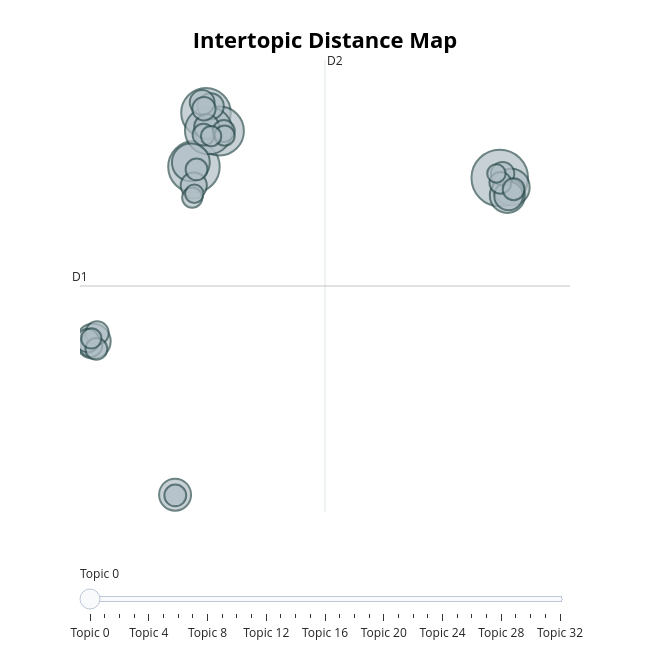

The notebook cell this image was saved under:
### Code cell
fig = topic_model.visualize_topics()
fig.write_html(f'{model_name}/bertopic-intertopic-distance.html')
fig.show()

### Figure 1 — Plotly figure (JSON) as saved in the notebook; plotly's stock layout.template omitted (floating-point values rounded to 4 significant figures)
{"data": [{"customdata": [[0, "manager | said | customer | store | rude", 47], [1, "sandwich | store | times | service | bacon", 39], [2, "organic | pay | chai | tea | mocha", 36], [3, "customer | stores | service | locations | store", 35], [4, "service | customer | order | time | people", 33], [5, "clean | tables | dirty | floor | restroom", 21], [6, "manager | told | 00 | went | store", 20], [7, "cheese | asked | said | milk | cream cheese", 18], [8, "card | app | chase | money | service", 18], [9, "stars | rewards | bonus | bonus stars | free", 15], [10, "cop | manager | age | woman | seat", 12], [11, "time | 30 | morning | sitting | minutes", 10], [12, "quantity | venti | foam | choices | customer", 10], [13, "bags | holiday | stickers | christmas | ago", 9], [14, "espresso | tall | wanted | small | said", 9], [15, "account | credit | card | paypal | money", 8], [16, "tea | label | lemonade | cover | cup", 8], [17, "purchase | stars | receipt | credit | customer", 8], [18, "iced | caramel | ice | latte | syrup", 8], [19, "card | gift | gift card | cards | birthday", 8], [20, "embarrassed | cookies | fresh | muddy | sunrise", 7], [21, "balance | card | account | gift | transfer", 7], [22, "grande | venti | ordered | ordered venti | cups", 7], [23, "loud | music | place | impossible | music way", 7], [24, "location | tracy | camp verde | camp | verde", 7], [25, "stars | program | free | customers | new", 7], [26, "mask | straws | okay | staff | sugar", 7], [27, "line | minutes | lines | stood | drive line", 6], [28, "temperature | cold | degrees | uncomfortable | ac", 6], [29, "order | 12 | called | days | received", 6], [30, "tip | leave | shots | vente shots | gregorio", 6], [31, "wait | waited 30 | time wait | unacceptable | waited", 5], [32, "parking | car | animal | enforce | handicapped", 5]], "hovertemplate": "<b>Topic %{customdata[0]}</b><br>%{customdata[1]}<br>Size: %{customdata[2]}", "legendgroup": "", "marker": {"color": "#B0BEC5", "line": {"color": "DarkSlateGrey", "width": 2}, "size": [47, 39, 36, 35, 33, 21, 20, 18, 18, 15, 12, 10, 10, 9, 9, 8, 8, 8, 8, 8, 7, 7, 7, 7, 7, 7, 7, 6, 6, 6, 6, 5, 5], "sizemode": "area", "sizeref": 0.02937, "symbol": "circle"}, "mode": "markers", "name": "", "orientation": "v", "showlegend": false, "type": "scatter", "x": [24.68, 3.816, 4.636, 5.558, 4.819, 3.606, 25.47, 25.2, -3.06, 2.529, 25.29, 3.804, 4.963, 4.376, 4.681, -3.233, 24.88, -2.794, 4.498, -3.442, 4.47, -2.84, 24.73, 5.853, 25.63, 2.543, 3.994, 3.699, 5.908, -3.185, 4.989, 3.841, 24.45], "xaxis": "x", "y": [9.431, 9.943, 12.42, 11.58, 11.6, 10.14, 9.015, 8.64, 1.981, -5.024, 8.617, 9.09, 12.71, 12.89, 11.77, 1.799, 9.635, 2.361, 12.6, 2.007, 11.41, 1.632, 9.212, 11.58, 8.92, -5.055, 9.827, 8.538, 11.37, 2.108, 11.34, 8.714, 9.637], "yaxis": "y"}], "layout": {"annotations": [{"showarrow": false, "text": "D1", "x": -3.959, "y": 4.503, "yshift": 10}, {"showarrow": false, "text": "D2", "x": 12.76, "xshift": 10, "y": 14.82}], "height": 650, "hoverlabel": {"bgcolor": "white", "font": {"family": "Rockwell", "size": 16}}, "legend": {"itemsizing": "constant", "tracegroupgap": 0}, "margin": {"t": 60}, "shapes": [{"line": {"color": "#CFD8DC", "width": 2}, "type": "line", "x0": 12.76, "x1": 12.76, "y0": -5.814, "y1": 14.82}, {"line": {"color": "#9E9E9E", "width": 2}, "type": "line", "x0": -3.959, "x1": 29.48, "y0": 4.503, "y1": 4.503}], "sliders": [{"active": 0, "pad": {"t": 50}, "steps": [{"args": [{"marker.color": [["red", "#B0BEC5", "#B0BEC5", "#B0BEC5", "#B0BEC5", "#B0BEC5", "#B0BEC5", "#B0BEC5", "#B0BEC5", "#B0BEC5", "#B0BEC5", "#B0BEC5", "#B0BEC5", "#B0BEC5", "#B0BEC5", "#B0BEC5", "#B0BEC5", "#B0BEC5", "#B0BEC5", "#B0BEC5", "#B0BEC5", "#B0BEC5", "#B0BEC5", "#B0BEC5", "#B0BEC5", "#B0BEC5", "#B0BEC5", "#B0BEC5", "#B0BEC5", "#B0BEC5", "#B0BEC5", "#B0BEC5", "#B0BEC5"]]}], "label": "Topic 0", "method": "update"}, {"args": [{"marker.color": [["#B0BEC5", "red", "#B0BEC5", "#B0BEC5", "#B0BEC5", "#B0BEC5", "#B0BEC5", "#B0BEC5", "#B0BEC5", "#B0BEC5", "#B0BEC5", "#B0BEC5", "#B0BEC5", "#B0BEC5", "#B0BEC5", "#B0BEC5", "#B0BEC5", "#B0BEC5", "#B0BEC5", "#B0BEC5", "#B0BEC5", "#B0BEC5", "#B0BEC5", "#B0BEC5", "#B0BEC5", "#B0BEC5", "#B0BEC5", "#B0BEC5", "#B0BEC5", "#B0BEC5", "#B0BEC5", "#B0BEC5", "#B0BEC5"]]}], "label": "Topic 1", "method": "update"}, {"args": [{"marker.color": [["#B0BEC5", "#B0BEC5", "red", "#B0BEC5", "#B0BEC5", "#B0BEC5", "#B0BEC5", "#B0BEC5", "#B0BEC5", "#B0BEC5", "#B0BEC5", "#B0BEC5", "#B0BEC5", "#B0BEC5", "#B0BEC5", "#B0BEC5", "#B0BEC5", "#B0BEC5", "#B0BEC5", "#B0BEC5", "#B0BEC5", "#B0BEC5", "#B0BEC5", "#B0BEC5", "#B0BEC5", "#B0BEC5", "#B0BEC5", "#B0BEC5", "#B0BEC5", "#B0BEC5", "#B0BEC5", "#B0BEC5", "#B0BEC5"]]}], "label": "Topic 2", "method": "update"}, {"args": [{"marker.color": [["#B0BEC5", "#B0BEC5", "#B0BEC5", "red", "#B0BEC5", "#B0BEC5", "#B0BEC5", "#B0BEC5", "#B0BEC5", "#B0BEC5", "#B0BEC5", "#B0BEC5", "#B0BEC5", "#B0BEC5", "#B0BEC5", "#B0BEC5", "#B0BEC5", "#B0BEC5", "#B0BEC5", "#B0BEC5", "#B0BEC5", "#B0BEC5", "#B0BEC5", "#B0BEC5", "#B0BEC5", "#B0BEC5", "#B0BEC5", "#B0BEC5", "#B0BEC5", "#B0BEC5", "#B0BEC5", "#B0BEC5", "#B0BEC5"]]}], "label": "Topic 3", "method": "update"}, {"args": [{"marker.color": [["#B0BEC5", "#B0BEC5", "#B0BEC5", "#B0BEC5", "red", "#B0BEC5", "#B0BEC5", "#B0BEC5", "#B0BEC5", "#B0BEC5", "#B0BEC5", "#B0BEC5", "#B0BEC5", "#B0BEC5", "#B0BEC5", "#B0BEC5", "#B0BEC5", "#B0BEC5", "#B0BEC5", "#B0BEC5", "#B0BEC5", "#B0BEC5", "#B0BEC5", "#B0BEC5", "#B0BEC5", "#B0BEC5", "#B0BEC5", "#B0BEC5", "#B0BEC5", "#B0BEC5", "#B0BEC5", "#B0BEC5", "#B0BEC5"]]}], "label": "Topic 4", "method": "update"}, {"args": [{"marker.color": [["#B0BEC5", "#B0BEC5", "#B0BEC5", "#B0BEC5", "#B0BEC5", "red", "#B0BEC5", "#B0BEC5", "#B0BEC5", "#B0BEC5", "#B0BEC5", "#B0BEC5", "#B0BEC5", "#B0BEC5", "#B0BEC5", "#B0BEC5", "#B0BEC5", "#B0BEC5", "#B0BEC5", "#B0BEC5", "#B0BEC5", "#B0BEC5", "#B0BEC5", "#B0BEC5", "#B0BEC5", "#B0BEC5", "#B0BEC5", "#B0BEC5", "#B0BEC5", "#B0BEC5", "#B0BEC5", "#B0BEC5", "#B0BEC5"]]}], "label": "Topic 5", "method": "update"}, {"args": [{"marker.color": [["#B0BEC5", "#B0BEC5", "#B0BEC5", "#B0BEC5", "#B0BEC5", "#B0BEC5", "red", "#B0BEC5", "#B0BEC5", "#B0BEC5", "#B0BEC5", "#B0BEC5", "#B0BEC5", "#B0BEC5", "#B0BEC5", "#B0BEC5", "#B0BEC5", "#B0BEC5", "#B0BEC5", "#B0BEC5", "#B0BEC5", "#B0BEC5", "#B0BEC5", "#B0BEC5", "#B0BEC5", "#B0BEC5", "#B0BEC5", "#B0BEC5", "#B0BEC5", "#B0BEC5", "#B0BEC5", "#B0BEC5", "#B0BEC5"]]}], "label": "Topic 6", "method": "update"}, {"args": [{"marker.color": [["#B0BEC5", "#B0BEC5", "#B0BEC5", "#B0BEC5", "#B0BEC5", "#B0BEC5", "#B0BEC5", "red", "#B0BEC5", "#B0BEC5", "#B0BEC5", "#B0BEC5", "#B0BEC5", "#B0BEC5", "#B0BEC5", "#B0BEC5", "#B0BEC5", "#B0BEC5", "#B0BEC5", "#B0BEC5", "#B0BEC5", "#B0BEC5", "#B0BEC5", "#B0BEC5", "#B0BEC5", "#B0BEC5", "#B0BEC5", "#B0BEC5", "#B0BEC5", "#B0BEC5", "#B0BEC5", "#B0BEC5", "#B0BEC5"]]}], "label": "Topic 7", "method": "update"}, {"args": [{"marker.color": [["#B0BEC5", "#B0BEC5", "#B0BEC5", "#B0BEC5", "#B0BEC5", "#B0BEC5", "#B0BEC5", "#B0BEC5", "red", "#B0BEC5", "#B0BEC5", "#B0BEC5", "#B0BEC5", "#B0BEC5", "#B0BEC5", "#B0BEC5", "#B0BEC5", "#B0BEC5", "#B0BEC5", "#B0BEC5", "#B0BEC5", "#B0BEC5", "#B0BEC5", "#B0BEC5", "#B0BEC5", "#B0BEC5", "#B0BEC5", "#B0BEC5", "#B0BEC5", "#B0BEC5", "#B0BEC5", "#B0BEC5", "#B0BEC5"]]}], "label": "Topic 8", "method": "update"}, {"args": [{"marker.color": [["#B0BEC5", "#B0BEC5", "#B0BEC5", "#B0BEC5", "#B0BEC5", "#B0BEC5", "#B0BEC5", "#B0BEC5", "#B0BEC5", "red", "#B0BEC5", "#B0BEC5", "#B0BEC5", "#B0BEC5", "#B0BEC5", "#B0BEC5", "#B0BEC5", "#B0BEC5", "#B0BEC5", "#B0BEC5", "#B0BEC5", "#B0BEC5", "#B0BEC5", "#B0BEC5", "#B0BEC5", "#B0BEC5", "#B0BEC5", "#B0BEC5", "#B0BEC5", "#B0BEC5", "#B0BEC5", "#B0BEC5", "#B0BEC5"]]}], "label": "Topic 9", "method": "update"}, {"args": [{"marker.color": [["#B0BEC5", "#B0BEC5", "#B0BEC5", "#B0BEC5", "#B0BEC5", "#B0BEC5", "#B0BEC5", "#B0BEC5", "#B0BEC5", "#B0BEC5", "red", "#B0BEC5", "#B0BEC5", "#B0BEC5", "#B0BEC5", "#B0BEC5", "#B0BEC5", "#B0BEC5", "#B0BEC5", "#B0BEC5", "#B0BEC5", "#B0BEC5", "#B0BEC5", "#B0BEC5", "#B0BEC5", "#B0BEC5", "#B0BEC5", "#B0BEC5", "#B0BEC5", "#B0BEC5", "#B0BEC5", "#B0BEC5", "#B0BEC5"]]}], "label": "Topic 10", "method": "update"}, {"args": [{"marker.color": [["#B0BEC5", "#B0BEC5", "#B0BEC5", "#B0BEC5", "#B0BEC5", "#B0BEC5", "#B0BEC5", "#B0BEC5", "#B0BEC5", "#B0BEC5", "#B0BEC5", "red", "#B0BEC5", "#B0BEC5", "#B0BEC5", "#B0BEC5", "#B0BEC5", "#B0BEC5", "#B0BEC5", "#B0BEC5", "#B0BEC5", "#B0BEC5", "#B0BEC5", "#B0BEC5", "#B0BEC5", "#B0BEC5", "#B0BEC5", "#B0BEC5", "#B0BEC5", "#B0BEC5", "#B0BEC5", "#B0BEC5", "#B0BEC5"]]}], "label": "Topic 11", "method": "update"}, {"args": [{"marker.color": [["#B0BEC5", "#B0BEC5", "#B0BEC5", "#B0BEC5", "#B0BEC5", "#B0BEC5", "#B0BEC5", "#B0BEC5", "#B0BEC5", "#B0BEC5", "#B0BEC5", "#B0BEC5", "red", "#B0BEC5", "#B0BEC5", "#B0BEC5", "#B0BEC5", "#B0BEC5", "#B0BEC5", "#B0BEC5", "#B0BEC5", "#B0BEC5", "#B0BEC5", "#B0BEC5", "#B0BEC5", "#B0BEC5", "#B0BEC5", "#B0BEC5", "#B0BEC5", "#B0BEC5", "#B0BEC5", "#B0BEC5", "#B0BEC5"]]}], "label": "Topic 12", "method": "update"}, {"args": [{"marker.color": [["#B0BEC5", "#B0BEC5", "#B0BEC5", "#B0BEC5", "#B0BEC5", "#B0BEC5", "#B0BEC5", "#B0BEC5", "#B0BEC5", "#B0BEC5", "#B0BEC5", "#B0BEC5", "#B0BEC5", "red", "#B0BEC5", "#B0BEC5", "#B0BEC5", "#B0BEC5", "#B0BEC5", "#B0BEC5", "#B0BEC5", "#B0BEC5", "#B0BEC5", "#B0BEC5", "#B0BEC5", "#B0BEC5", "#B0BEC5", "#B0BEC5", "#B0BEC5", "#B0BEC5", "#B0BEC5", "#B0BEC5", "#B0BEC5"]]}], "label": "Topic 13", "method": "update"}, {"args": [{"marker.color": [["#B0BEC5", "#B0BEC5", "#B0BEC5", "#B0BEC5", "#B0BEC5", "#B0BEC5", "#B0BEC5", "#B0BEC5", "#B0BEC5", "#B0BEC5", "#B0BEC5", "#B0BEC5", "#B0BEC5", "#B0BEC5", "red", "#B0BEC5", "#B0BEC5", "#B0BEC5", "#B0BEC5", "#B0BEC5", "#B0BEC5", "#B0BEC5", "#B0BEC5", "#B0BEC5", "#B0BEC5", "#B0BEC5", "#B0BEC5", "#B0BEC5", "#B0BEC5", "#B0BEC5", "#B0BEC5", "#B0BEC5", "#B0BEC5"]]}], "label": "Topic 14", "method": "update"}, {"args": [{"marker.color": [["#B0BEC5", "#B0BEC5", "#B0BEC5", "#B0BEC5", "#B0BEC5", "#B0BEC5", "#B0BEC5", "#B0BEC5", "#B0BEC5", "#B0BEC5", "#B0BEC5", "#B0BEC5", "#B0BEC5", "#B0BEC5", "#B0BEC5", "red", "#B0BEC5", "#B0BEC5", "#B0BEC5", "#B0BEC5", "#B0BEC5", "#B0BEC5", "#B0BEC5", "#B0BEC5", "#B0BEC5", "#B0BEC5", "#B0BEC5", "#B0BEC5", "#B0BEC5", "#B0BEC5", "#B0BEC5", "#B0BEC5", "#B0BEC5"]]}], "label": "Topic 15", "method": "update"}, {"args": [{"marker.color": [["#B0BEC5", "#B0BEC5", "#B0BEC5", "#B0BEC5", "#B0BEC5", "#B0BEC5", "#B0BEC5", "#B0BEC5", "#B0BEC5", "#B0BEC5", "#B0BEC5", "#B0BEC5", "#B0BEC5", "#B0BEC5", "#B0BEC5", "#B0BEC5", "red", "#B0BEC5", "#B0BEC5", "#B0BEC5", "#B0BEC5", "#B0BEC5", "#B0BEC5", "#B0BEC5", "#B0BEC5", "#B0BEC5", "#B0BEC5", "#B0BEC5", "#B0BEC5", "#B0BEC5", "#B0BEC5", "#B0BEC5", "#B0BEC5"]]}], "label": "Topic 16", "method": "update"}, {"args": [{"marker.color": [["#B0BEC5", "#B0BEC5", "#B0BEC5", "#B0BEC5", "#B0BEC5", "#B0BEC5", "#B0BEC5", "#B0BEC5", "#B0BEC5", "#B0BEC5", "#B0BEC5", "#B0BEC5", "#B0BEC5", "#B0BEC5", "#B0BEC5", "#B0BEC5", "#B0BEC5", "red", "#B0BEC5", "#B0BEC5", "#B0BEC5", "#B0BEC5", "#B0BEC5", "#B0BEC5", "#B0BEC5", "#B0BEC5", "#B0BEC5", "#B0BEC5", "#B0BEC5", "#B0BEC5", "#B0BEC5", "#B0BEC5", "#B0BEC5"]]}], "label": "Topic 17", "method": "update"}, {"args": [{"marker.color": [["#B0BEC5", "#B0BEC5", "#B0BEC5", "#B0BEC5", "#B0BEC5", "#B0BEC5", "#B0BEC5", "#B0BEC5", "#B0BEC5", "#B0BEC5", "#B0BEC5", "#B0BEC5", "#B0BEC5", "#B0BEC5", "#B0BEC5", "#B0BEC5", "#B0BEC5", "#B0BEC5", "red", "#B0BEC5", "#B0BEC5", "#B0BEC5", "#B0BEC5", "#B0BEC5", "#B0BEC5", "#B0BEC5", "#B0BEC5", "#B0BEC5", "#B0BEC5", "#B0BEC5", "#B0BEC5", "#B0BEC5", "#B0BEC5"]]}], "label": "Topic 18", "method": "update"}, {"args": [{"marker.color": [["#B0BEC5", "#B0BEC5", "#B0BEC5", "#B0BEC5", "#B0BEC5", "#B0BEC5", "#B0BEC5", "#B0BEC5", "#B0BEC5", "#B0BEC5", "#B0BEC5", "#B0BEC5", "#B0BEC5", "#B0BEC5", "#B0BEC5", "#B0BEC5", "#B0BEC5", "#B0BEC5", "#B0BEC5", "red", "#B0BEC5", "#B0BEC5", "#B0BEC5", "#B0BEC5", "#B0BEC5", "#B0BEC5", "#B0BEC5", "#B0BEC5", "#B0BEC5", "#B0BEC5", "#B0BEC5", "#B0BEC5", "#B0BEC5"]]}], "label": "Topic 19", "method": "update"}, {"args": [{"marker.color": [["#B0BEC5", "#B0BEC5", "#B0BEC5", "#B0BEC5", "#B0BEC5", "#B0BEC5", "#B0BEC5", "#B0BEC5", "#B0BEC5", "#B0BEC5", "#B0BEC5", "#B0BEC5", "#B0BEC5", "#B0BEC5", "#B0BEC5", "#B0BEC5", "#B0BEC5", "#B0BEC5", "#B0BEC5", "#B0BEC5", "red", "#B0BEC5", "#B0BEC5", "#B0BEC5", "#B0BEC5", "#B0BEC5", "#B0BEC5", "#B0BEC5", "#B0BEC5", "#B0BEC5", "#B0BEC5", "#B0BEC5", "#B0BEC5"]]}], "label": "Topic 20", "method": "update"}, {"args": [{"marker.color": [["#B0BEC5", "#B0BEC5", "#B0BEC5", "#B0BEC5", "#B0BEC5", "#B0BEC5", "#B0BEC5", "#B0BEC5", "#B0BEC5", "#B0BEC5", "#B0BEC5", "#B0BEC5", "#B0BEC5", "#B0BEC5", "#B0BEC5", "#B0BEC5", "#B0BEC5", "#B0BEC5", "#B0BEC5", "#B0BEC5", "#B0BEC5", "red", "#B0BEC5", "#B0BEC5", "#B0BEC5", "#B0BEC5", "#B0BEC5", "#B0BEC5", "#B0BEC5", "#B0BEC5", "#B0BEC5", "#B0BEC5", "#B0BEC5"]]}], "label": "Topic 21", "method": "update"}, {"args": [{"marker.color": [["#B0BEC5", "#B0BEC5", "#B0BEC5", "#B0BEC5", "#B0BEC5", "#B0BEC5", "#B0BEC5", "#B0BEC5", "#B0BEC5", "#B0BEC5", "#B0BEC5", "#B0BEC5", "#B0BEC5", "#B0BEC5", "#B0BEC5", "#B0BEC5", "#B0BEC5", "#B0BEC5", "#B0BEC5", "#B0BEC5", "#B0BEC5", "#B0BEC5", "red", "#B0BEC5", "#B0BEC5", "#B0BEC5", "#B0BEC5", "#B0BEC5", "#B0BEC5", "#B0BEC5", "#B0BEC5", "#B0BEC5", "#B0BEC5"]]}], "label": "Topic 22", "method": "update"}, {"args": [{"marker.color": [["#B0BEC5", "#B0BEC5", "#B0BEC5", "#B0BEC5", "#B0BEC5", "#B0BEC5", "#B0BEC5", "#B0BEC5", "#B0BEC5", "#B0BEC5", "#B0BEC5", "#B0BEC5", "#B0BEC5", "#B0BEC5", "#B0BEC5", "#B0BEC5", "#B0BEC5", "#B0BEC5", "#B0BEC5", "#B0BEC5", "#B0BEC5", "#B0BEC5", "#B0BEC5", "red", "#B0BEC5", "#B0BEC5", "#B0BEC5", "#B0BEC5", "#B0BEC5", "#B0BEC5", "#B0BEC5", "#B0BEC5", "#B0BEC5"]]}], "label": "Topic 23", "method": "update"}, {"args": [{"marker.color": [["#B0BEC5", "#B0BEC5", "#B0BEC5", "#B0BEC5", "#B0BEC5", "#B0BEC5", "#B0BEC5", "#B0BEC5", "#B0BEC5", "#B0BEC5", "#B0BEC5", "#B0BEC5", "#B0BEC5", "#B0BEC5", "#B0BEC5", "#B0BEC5", "#B0BEC5", "#B0BEC5", "#B0BEC5", "#B0BEC5", "#B0BEC5", "#B0BEC5", "#B0BEC5", "#B0BEC5", "red", "#B0BEC5", "#B0BEC5", "#B0BEC5", "#B0BEC5", "#B0BEC5", "#B0BEC5", "#B0BEC5", "#B0BEC5"]]}], "label": "Topic 24", "method": "update"}, {"args": [{"marker.color": [["#B0BEC5", "#B0BEC5", "#B0BEC5", "#B0BEC5", "#B0BEC5", "#B0BEC5", "#B0BEC5", "#B0BEC5", "#B0BEC5", "#B0BEC5", "#B0BEC5", "#B0BEC5", "#B0BEC5", "#B0BEC5", "#B0BEC5", "#B0BEC5", "#B0BEC5", "#B0BEC5", "#B0BEC5", "#B0BEC5", "#B0BEC5", "#B0BEC5", "#B0BEC5", "#B0BEC5", "#B0BEC5", "red", "#B0BEC5", "#B0BEC5", "#B0BEC5", "#B0BEC5", "#B0BEC5", "#B0BEC5", "#B0BEC5"]]}], "label": "Topic 25", "method": "update"}, {"args": [{"marker.color": [["#B0BEC5", "#B0BEC5", "#B0BEC5", "#B0BEC5", "#B0BEC5", "#B0BEC5", "#B0BEC5", "#B0BEC5", "#B0BEC5", "#B0BEC5", "#B0BEC5", "#B0BEC5", "#B0BEC5", "#B0BEC5", "#B0BEC5", "#B0BEC5", "#B0BEC5", "#B0BEC5", "#B0BEC5", "#B0BEC5", "#B0BEC5", "#B0BEC5", "#B0BEC5", "#B0BEC5", "#B0BEC5", "#B0BEC5", "red", "#B0BEC5", "#B0BEC5", "#B0BEC5", "#B0BEC5", "#B0BEC5", "#B0BEC5"]]}], "label": "Topic 26", "method": "update"}, {"args": [{"marker.color": [["#B0BEC5", "#B0BEC5", "#B0BEC5", "#B0BEC5", "#B0BEC5", "#B0BEC5", "#B0BEC5", "#B0BEC5", "#B0BEC5", "#B0BEC5", "#B0BEC5", "#B0BEC5", "#B0BEC5", "#B0BEC5", "#B0BEC5", "#B0BEC5", "#B0BEC5", "#B0BEC5", "#B0BEC5", "#B0BEC5", "#B0BEC5", "#B0BEC5", "#B0BEC5", "#B0BEC5", "#B0BEC5", "#B0BEC5", "#B0BEC5", "red", "#B0BEC5", "#B0BEC5", "#B0BEC5", "#B0BEC5", "#B0BEC5"]]}], "label": "Topic 27", "method": "update"}, {"args": [{"marker.color": [["#B0BEC5", "#B0BEC5", "#B0BEC5", "#B0BEC5", "#B0BEC5", "#B0BEC5", "#B0BEC5", "#B0BEC5", "#B0BEC5", "#B0BEC5", "#B0BEC5", "#B0BEC5", "#B0BEC5", "#B0BEC5", "#B0BEC5", "#B0BEC5", "#B0BEC5", "#B0BEC5", "#B0BEC5", "#B0BEC5", "#B0BEC5", "#B0BEC5", "#B0BEC5", "#B0BEC5", "#B0BEC5", "#B0BEC5", "#B0BEC5", "#B0BEC5", "red", "#B0BEC5", "#B0BEC5", "#B0BEC5", "#B0BEC5"]]}], "label": "Topic 28", "method": "update"}, {"args": [{"marker.color": [["#B0BEC5", "#B0BEC5", "#B0BEC5", "#B0BEC5", "#B0BEC5", "#B0BEC5", "#B0BEC5", "#B0BEC5", "#B0BEC5", "#B0BEC5", "#B0BEC5", "#B0BEC5", "#B0BEC5", "#B0BEC5", "#B0BEC5", "#B0BEC5", "#B0BEC5", "#B0BEC5", "#B0BEC5", "#B0BEC5", "#B0BEC5", "#B0BEC5", "#B0BEC5", "#B0BEC5", "#B0BEC5", "#B0BEC5", "#B0BEC5", "#B0BEC5", "#B0BEC5", "red", "#B0BEC5", "#B0BEC5", "#B0BEC5"]]}], "label": "Topic 29", "method": "update"}, {"args": [{"marker.color": [["#B0BEC5", "#B0BEC5", "#B0BEC5", "#B0BEC5", "#B0BEC5", "#B0BEC5", "#B0BEC5", "#B0BEC5", "#B0BEC5", "#B0BEC5", "#B0BEC5", "#B0BEC5", "#B0BEC5", "#B0BEC5", "#B0BEC5", "#B0BEC5", "#B0BEC5", "#B0BEC5", "#B0BEC5", "#B0BEC5", "#B0BEC5", "#B0BEC5", "#B0BEC5", "#B0BEC5", "#B0BEC5", "#B0BEC5", "#B0BEC5", "#B0BEC5", "#B0BEC5", "#B0BEC5", "red", "#B0BEC5", "#B0BEC5"]]}], "label": "Topic 30", "method": "update"}, {"args": [{"marker.color": [["#B0BEC5", "#B0BEC5", "#B0BEC5", "#B0BEC5", "#B0BEC5", "#B0BEC5", "#B0BEC5", "#B0BEC5", "#B0BEC5", "#B0BEC5", "#B0BEC5", "#B0BEC5", "#B0BEC5", "#B0BEC5", "#B0BEC5", "#B0BEC5", "#B0BEC5", "#B0BEC5", "#B0BEC5", "#B0BEC5", "#B0BEC5", "#B0BEC5", "#B0BEC5", "#B0BEC5", "#B0BEC5", "#B0BEC5", "#B0BEC5", "#B0BEC5", "#B0BEC5", "#B0BEC5", "#B0BEC5", "red", "#B0BEC5"]]}], "label": "Topic 31", "method": "update"}, {"args": [{"marker.color": [["#B0BEC5", "#B0BEC5", "#B0BEC5", "#B0BEC5", "#B0BEC5", "#B0BEC5", "#B0BEC5", "#B0BEC5", "#B0BEC5", "#B0BEC5", "#B0BEC5", "#B0BEC5", "#B0BEC5", "#B0BEC5", "#B0BEC5", "#B0BEC5", "#B0BEC5", "#B0BEC5", "#B0BEC5", "#B0BEC5", "#B0BEC5", "#B0BEC5", "#B0BEC5", "#B0BEC5", "#B0BEC5", "#B0BEC5", "#B0BEC5", "#B0BEC5", "#B0BEC5", "#B0BEC5", "#B0BEC5", "#B0BEC5", "red"]]}], "label": "Topic 32", "method": "update"}]}], "title": {"font": {"color": "Black", "size": 22}, "text": "<b>Intertopic Distance Map</b>", "x": 0.5, "xanchor": "center", "y": 0.95, "yanchor": "top"}, "width": 650, "xaxis": {"anchor": "y", "domain": [0, 1], "range": [-3.959, 29.48], "title": {"text": ""}, "visible": false}, "yaxis": {"anchor": "x", "domain": [0, 1], "range": [-5.814, 14.82], "title": {"text": ""}, "visible": false}}}
